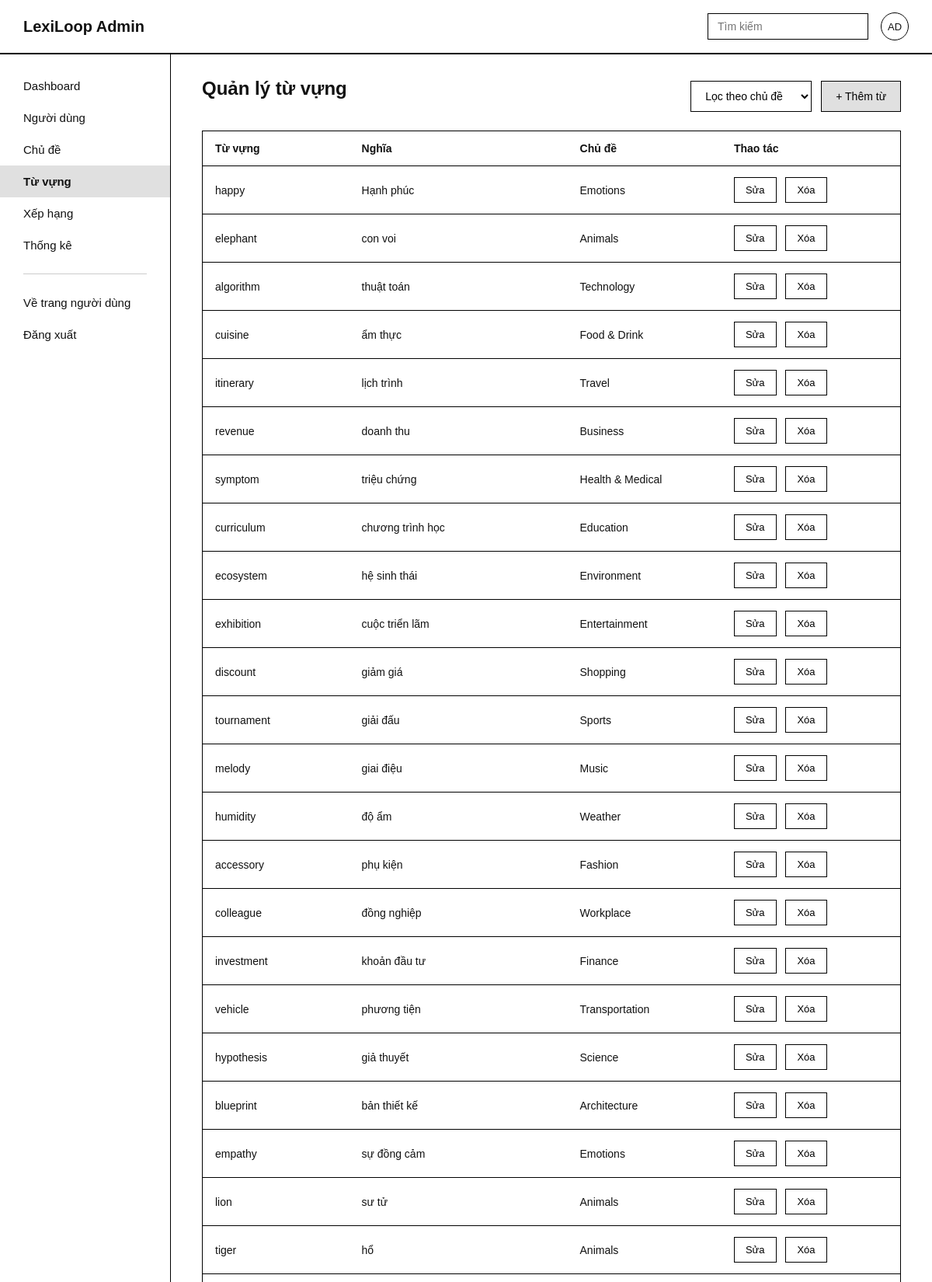
/pages/admin/D_Quanlytuvung.php (signed in, upper part), run on the app's committed database.
### tables this page shows
CREATE TABLE `vocabulary` (
  `id` int NOT NULL,
  `topic_id` int DEFAULT NULL,
  `word` varchar(100) NOT NULL,
  `pronunciation` varchar(100) DEFAULT NULL,
  `part_of_speech` varchar(30) DEFAULT NULL,
  `meaning` text NOT NULL,
  `example_sentence` text,
  `created_by` int DEFAULT NULL,
  `created_at` datetime DEFAULT CURRENT_TIMESTAMP,
  `audio_url` varchar(255) DEFAULT NULL
);

CREATE TABLE `Topics` (
  `topicID` int NOT NULL,
  `topicName` varchar(100) NOT NULL,
  `topicDescription` text,
  `category` varchar(20) NOT NULL DEFAULT 'common',
  `created_by` int DEFAULT NULL,
  `topicCreated_at` datetime DEFAULT CURRENT_TIMESTAMP
);

### pages/admin/D_Quanlytuvung.php (the view, shortened to what this page needs)
<?php
require_once($_SERVER['DOCUMENT_ROOT'] . "/Connect.php");
$sqlDanhSach = "SELECT v.id, v.word, v.meaning, v.topic_id, t.topicName
                FROM vocabulary v
                JOIN Topics t ON v.topic_id = t.topicID
                ORDER BY v.created_at DESC";
$ketQuaDanhSach = mysqli_query($link, $sqlDanhSach);
?>
<!doctype html>
<html lang="vi">
  <head>
    <link rel="stylesheet" type="text/css" href="../../CSS/D_Quanlytuvung.css" />
  </head>
  <body>
    <div class="D_Quanlytuvung_Wrapper">
      <header class="D_Quanlytuvung_Topbar">
        <div class="D_Quanlytuvung_Logo">LexiLoop Admin</div>
        <div class="D_Quanlytuvung_TopbarPhai">
          <input
            type="text"
            class="D_Quanlytuvung_TimKiem"
            placeholder="Tìm kiếm"
          />
          <div class="D_Quanlytuvung_Avatar">AD</div>
        </div>
      </header>
      <div class="D_Quanlytuvung_Body">
        <nav class="D_Quanlytuvung_Sidebar">
          <a href="D_Dashboard_admin.php" class="D_Quanlytuvung_MucMenu"
            >Dashboard</a
          >
          <a href="D_Quanlynguoidung.php" class="D_Quanlytuvung_MucMenu"
            >Người dùng</a
          >
          <a href="D_Quanlychude.php" class="D_Quanlytuvung_MucMenu">Chủ đề</a>
          <a
            href="D_Quanlytuvung.php"
            class="D_Quanlytuvung_MucMenu D_Quanlytuvung_DangChon"
            >Từ vựng</a
          >
          <a href="D_Xephang.php" class="D_Quanlytuvung_MucMenu"
            >Xếp hạng</a
          >
          <a href="D_Thongkehethong.php" class="D_Quanlytuvung_MucMenu"
            >Thống kê</a
          >
          <hr class="D_Quanlytuvung_GachNgang" />
          <a href="../user/C_Dashboard_user.php" class="D_Quanlytuvung_MucMenu"
            >Về trang người dùng</a
          >
          <a href="../auth/A_DangXuat.php" class="D_Quanlytuvung_MucMenu"
            >Đăng xuất</a
          >
        </nav>
        <main class="D_Quanlytuvung_NoiDung">
          <div class="D_Quanlytuvung_HangTieuDe">
            <h1 class="D_Quanlytuvung_TieuDe">Quản lý từ vựng</h1>
            <div class="D_Quanlytuvung_HangNutPhai">
              <select id="D_Quanlytuvung_LocChuDe" class="D_Quanlytuvung_Loc">
                <option value="tat_ca">Lọc theo chủ đề</option>
              </select>
              <button
                id="D_Quanlytuvung_BtnThem"
                class="D_Quanlytuvung_NutXam"
                type="button"
              >
                + Thêm từ
              </button>
            </div>
          </div>
          <table class="D_Quanlytuvung_Bang">
            <thead>
              <tr>
                <th>Từ vựng</th>
                <th>Nghĩa</th>
                <th>Chủ đề</th>
                <th>Thao tác</th>
              </tr>
            </thead>
            <tbody id="D_Quanlytuvung_ThanBang">
              <?php while ($hang = mysqli_fetch_assoc($ketQuaDanhSach)): ?>
                <tr
                  data-id="<?php echo (int) $hang["id"]; ?>"
                  data-tuvung="<?php echo htmlspecialchars($hang["word"]); ?>"
                  data-nghia="<?php echo htmlspecialchars($hang["meaning"]); ?>"
                  data-chude="<?php echo htmlspecialchars($hang["topicName"]); ?>"
                  data-topicid="<?php echo (int) $hang["topic_id"]; ?>"
                >
                  <td class="D_Quanlytuvung_OTu"><?php echo htmlspecialchars($hang["word"]); ?></td>
                  <td class="D_Quanlytuvung_ONghia"><?php echo htmlspecialchars($hang["meaning"]); ?></td>
                  <td class="D_Quanlytuvung_OChuDe"><?php echo htmlspecialchars($hang["topicName"]); ?></td>
                  <td>
                    <button class="D_Quanlytuvung_NutSua" type="button">
                      Sửa
                    </button>
                    <form
                      method="post"
                      action="D_Quanlytuvung.php"
                      style="display:inline"
                      onsubmit="return confirm('Xóa từ vựng này?');"
                    >
                      <button class="D_Quanlytuvung_NutXoa" type="submit">
                        Xóa
                      </button>
                    </form>
                  </td>
                </tr>
              <?php endwhile; ?>
            </tbody>
          </table>
        </main>
      </div>
    </div>
  </body>
</html>

### CSS/D_Quanlytuvung.css (style rules this page uses)
* { box-sizing: border-box; margin: 0; padding: 0; }
body { font-family: Arial, Helvetica, sans-serif; color: #111111; background-color: #ffffff; }
.D_Quanlytuvung_Wrapper { min-height: 100vh; }
.D_Quanlytuvung_Topbar { display: flex; align-items: center; justify-content: space-between; padding: 16px 30px; border-bottom: 2px solid #000000; }
.D_Quanlytuvung_Logo { font-size: 20px; font-weight: bold; }
.D_Quanlytuvung_TopbarPhai { display: flex; align-items: center; gap: 16px; }
.D_Quanlytuvung_TimKiem { padding: 8px 12px; border: 1px solid #000000; font-size: 14px; }
.D_Quanlytuvung_Avatar { width: 36px; height: 36px; border-radius: 50%; border: 1px solid #000000; display: flex; align-items: center; justify-content: center; font-size: 13px; }
.D_Quanlytuvung_Body { display: flex; }
.D_Quanlytuvung_Sidebar { width: 220px; border-right: 1px solid #000000; min-height: calc(100vh - 69px); padding: 20px 0; display: flex; flex-direction: column; }
.D_Quanlytuvung_MucMenu { display: block; padding: 12px 30px; color: #111111; text-decoration: none; font-size: 15px; }
.D_Quanlytuvung_DangChon { background-color: #e0e0e0; font-weight: bold; }
.D_Quanlytuvung_GachNgang { border: none; border-top: 1px solid #cccccc; margin: 16px 30px; }
.D_Quanlytuvung_NoiDung { flex: 1; padding: 30px 40px; }
.D_Quanlytuvung_TieuDe { font-size: 24px; margin-bottom: 20px; }
.D_Quanlytuvung_HangTieuDe { display: flex; align-items: center; justify-content: space-between; margin-bottom: 20px; }
.D_Quanlytuvung_HangNutPhai { display: flex; gap: 12px; }
.D_Quanlytuvung_Loc { padding: 10px 14px; border: 1px solid #000000; font-size: 14px; background-color: #ffffff; }
.D_Quanlytuvung_NutXam { padding: 10px 18px; border: 1px solid #000000; background-color: #e0e0e0; cursor: pointer; font-size: 14px; }
.D_Quanlytuvung_Bang { width: 100%; border-collapse: collapse; border: 1px solid #000000; }
.D_Quanlytuvung_Bang th, .D_Quanlytuvung_Bang td { text-align: left; padding: 14px 16px; border-bottom: 1px solid #000000; font-size: 14px; }
.D_Quanlytuvung_Bang thead th { font-weight: bold; }
.D_Quanlytuvung_NutSua, .D_Quanlytuvung_NutXoa { padding: 8px 14px; border: 1px solid #000000; background-color: #ffffff; cursor: pointer; font-size: 13px; margin-right: 8px; }

### data on the page
vocabulary: word "happy", meaning "Hạnh phúc", topic.topicName "Emotions"
vocabulary: word "elephant", meaning "con voi", topic.topicName "Animals"
vocabulary: word "algorithm", meaning "thuật toán", topic.topicName "Technology"
vocabulary: word "cuisine", meaning "ẩm thực", topic.topicName "Food & Drink"
vocabulary: word "itinerary", meaning "lịch trình", topic.topicName "Travel"
vocabulary: word "revenue", meaning "doanh thu", topic.topicName "Business"
vocabulary: word "symptom", meaning "triệu chứng", topic.topicName "Health & Medical"
vocabulary: word "curriculum", meaning "chương trình học", topic.topicName "Education"
vocabulary: word "ecosystem", meaning "hệ sinh thái", topic.topicName "Environment"
vocabulary: word "exhibition", meaning "cuộc triển lãm", topic.topicName "Entertainment"
vocabulary: word "discount", meaning "giảm giá", topic.topicName "Shopping"
vocabulary: word "tournament", meaning "giải đấu", topic.topicName "Sports"
vocabulary: word "melody", meaning "giai điệu", topic.topicName "Music"
vocabulary: word "humidity", meaning "độ ẩm", topic.topicName "Weather"
vocabulary: word "accessory", meaning "phụ kiện", topic.topicName "Fashion"
vocabulary: word "colleague", meaning "đồng nghiệp", topic.topicName "Workplace"
vocabulary: word "investment", meaning "khoản đầu tư", topic.topicName "Finance"
vocabulary: word "vehicle", meaning "phương tiện", topic.topicName "Transportation"
vocabulary: word "hypothesis", meaning "giả thuyết", topic.topicName "Science"
vocabulary: word "blueprint", meaning "bản thiết kế", topic.topicName "Architecture"
vocabulary: word "empathy", meaning "sự đồng cảm", topic.topicName "Emotions"
vocabulary: word "lion", meaning "sư tử", topic.topicName "Animals"
vocabulary: word "tiger", meaning "hổ", topic.topicName "Animals"
